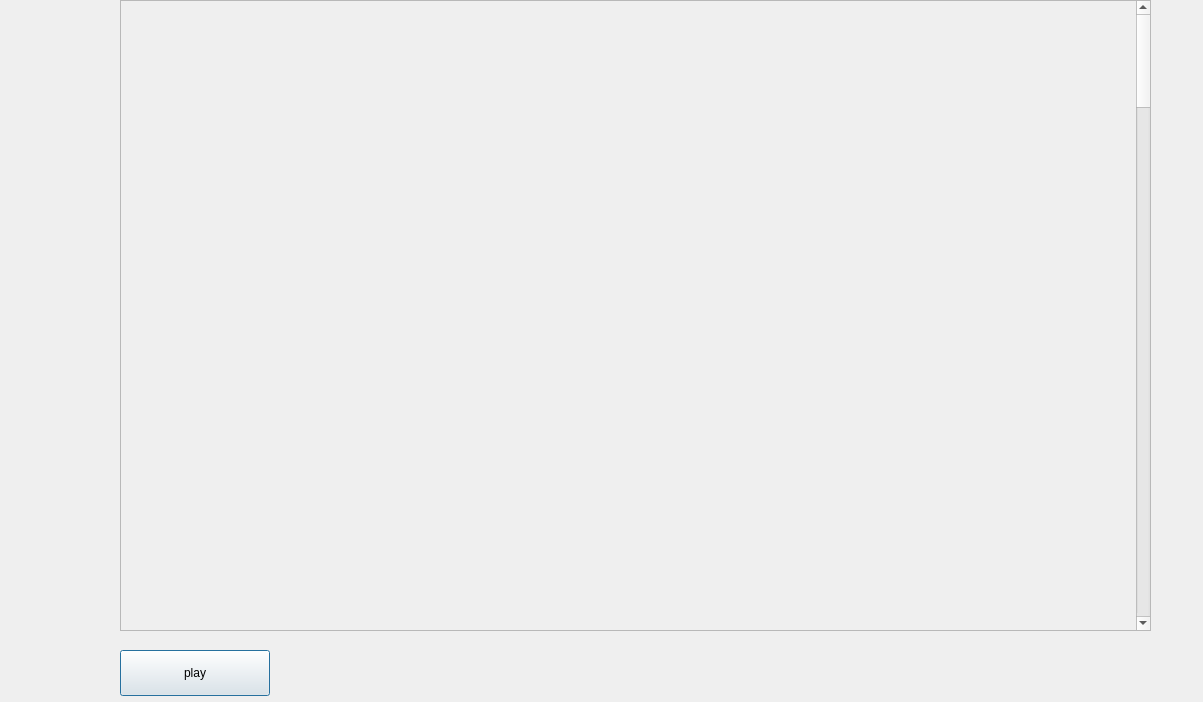
<?xml version="1.0" encoding="UTF-8"?>
<ui version="4.0">
 <class>Dialog</class>
 <widget class="QDialog" name="Dialog">
  <property name="geometry">
   <rect>
    <x>0</x>
    <y>0</y>
    <width>1203</width>
    <height>702</height>
   </rect>
  </property>
  <property name="windowTitle">
   <string>Dialog</string>
  </property>
  <widget class="QScrollArea" name="scrollArea">
   <property name="geometry">
    <rect>
     <x>120</x>
     <y>0</y>
     <width>1031</width>
     <height>631</height>
    </rect>
   </property>
   <property name="minimumSize">
    <size>
     <width>0</width>
     <height>0</height>
    </size>
   </property>
   <property name="widgetResizable">
    <bool>true</bool>
   </property>
   <widget class="QWidget" name="scrollAreaWidgetContents">
    <property name="geometry">
     <rect>
      <x>0</x>
      <y>0</y>
      <width>995</width>
      <height>8000</height>
     </rect>
    </property>
    <property name="minimumSize">
     <size>
      <width>0</width>
      <height>8000</height>
     </size>
    </property>
    <widget class="QWidget" name="formLayoutWidget">
     <property name="geometry">
      <rect>
       <x>0</x>
       <y>50</y>
       <width>991</width>
       <height>7901</height>
      </rect>
     </property>
     <layout class="QFormLayout" name="formLayout">
      <property name="labelAlignment">
       <set>Qt::AlignLeading|Qt::AlignLeft|Qt::AlignTop</set>
      </property>
      <property name="horizontalSpacing">
       <number>12</number>
      </property>
      <property name="verticalSpacing">
       <number>12</number>
      </property>
      <property name="leftMargin">
       <number>0</number>
      </property>
      <property name="topMargin">
       <number>0</number>
      </property>
     </layout>
    </widget>
   </widget>
  </widget>
  <widget class="QPushButton" name="pushButton">
   <property name="geometry">
    <rect>
     <x>120</x>
     <y>650</y>
     <width>150</width>
     <height>46</height>
    </rect>
   </property>
   <property name="text">
    <string>play</string>
   </property>
  </widget>
 </widget>
 <resources/>
 <connections/>
</ui>
